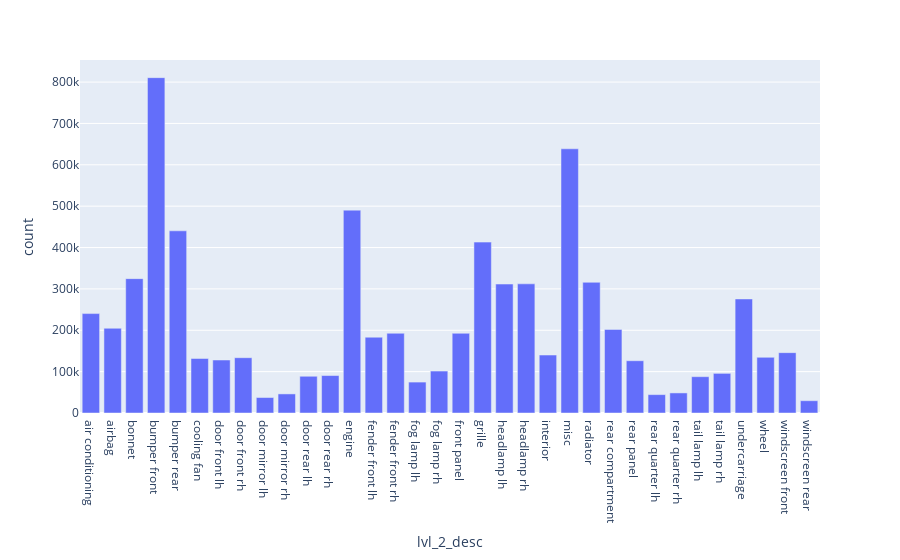

Notebook code for this chart:
### Code cell
import plotly.express as px
px.bar(lvl2LabelDistribDf, x="lvl_2_desc", y="count")

### Figure 1 — Plotly figure (JSON) as saved in the notebook; plotly's stock layout.template omitted (floating-point values rounded to 4 significant figures)
{"data": [{"alignmentgroup": "True", "hovertemplate": "lvl_2_desc=%{x}<br>count=%{y}<extra></extra>", "legendgroup": "", "marker": {"color": "#636efa", "pattern": {"shape": ""}}, "name": "", "offsetgroup": "", "orientation": "v", "showlegend": false, "textposition": "auto", "type": "bar", "x": ["air conditioning", "airbag", "bonnet", "bumper front", "bumper rear", "cooling fan", "door front lh", "door front rh", "door mirror lh", "door mirror rh", "door rear lh", "door rear rh", "engine", "fender front lh", "fender front rh", "fog lamp lh", "fog lamp rh", "front panel", "grille", "headlamp lh", "headlamp rh", "interior", "misc", "radiator", "rear compartment", "rear panel", "rear quarter lh", "rear quarter rh", "tail lamp lh", "tail lamp rh", "undercarriage", "wheel", "windscreen front", "windscreen rear"], "xaxis": "x", "y": [240315, 204838, 324802, 810698, 440404, 131778, 128132, 133701, 37432, 46138, 88811, 90514, 490427, 183227, 192720, 74739, 101438, 192671, 413120, 311735, 312234, 140120, 638691, 315962, 202047, 126360, 44421, 48529, 87804, 95808, 275730, 134582, 145905, 29715], "yaxis": "y"}], "layout": {"barmode": "relative", "legend": {"tracegroupgap": 0}, "margin": {"t": 60}, "xaxis": {"anchor": "y", "domain": [0, 1], "title": {"text": "lvl_2_desc"}}, "yaxis": {"anchor": "x", "domain": [0, 1], "title": {"text": "count"}}}}
